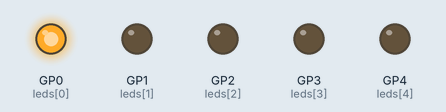
Recording of a program running on a simulated Raspberry Pi Pico running MicroPython. Shown: output pins drawn as LEDs (lit = HIGH).

Above: at 0.2 s.
At 1.2 s:
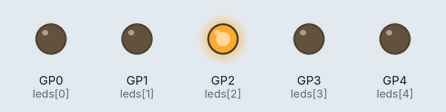
At 1.7 s:
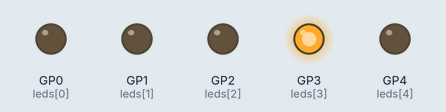
At 2.2 s:
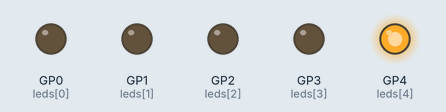
At 4.7 s:
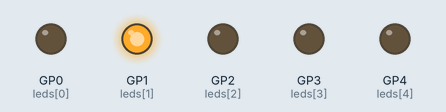
Timing chart, 0 to 5.2 s (numbered marks = the images above):
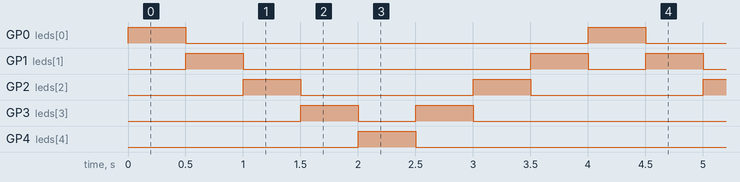

Measured:
- by itself, GP0 (leds[0]), GP4 (leds[4]): alternates HIGH for 0.50 s and LOW for 3.5 s
- by itself, GP1 (leds[1]): repeats every 4.0 s: LOW 2.5 s, HIGH 0.50 s, LOW 0.50 s, HIGH 0.50 s
- by itself, GP2 (leds[2]): alternates HIGH for 0.50 s and LOW for 1.5 s
- by itself, GP3 (leds[3]): repeats every 4.0 s: LOW 0.50 s, HIGH 0.50 s, LOW 2.5 s, HIGH 0.50 s

The program:

chasing-led-lights.py
```python
from machine import Pin
from utime import sleep

leds = [Pin(i, Pin.OUT) for i in range(0,5)]

while True:
    for n in range(0,5):
        leds[n].value(1)
        sleep(0.5)
        leds[n].value(0)
    for n in range(3,0,-1):
        leds[n].value(1)
        sleep(0.5)
        leds[n].value(0)
```
